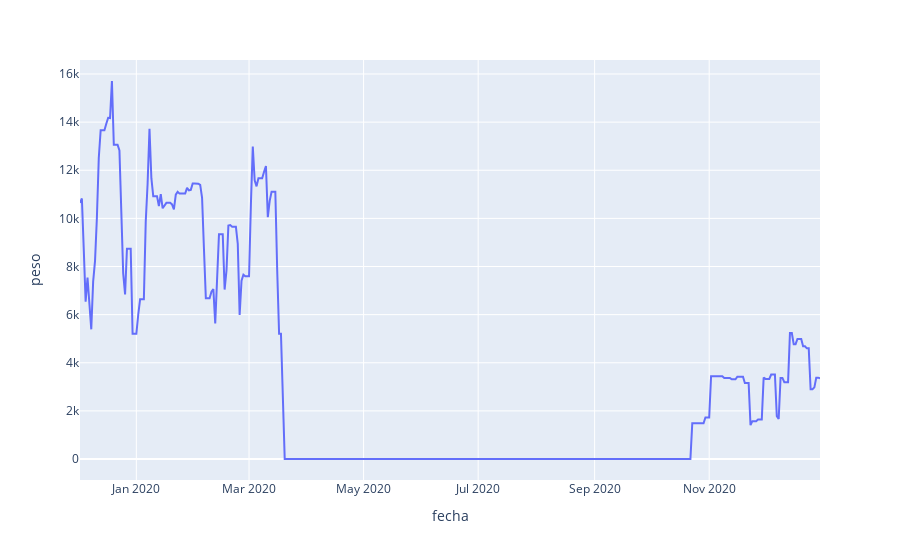

Notebook code for this chart:
### Code cell
def pesos_historico_promedio(data): #quedo vieja, la reemplaza pesos_historico_promedio2

    '''
    Prueba. Grafica el "rolling average" (en cada dia muestra el promedio de los últimos 7 dias). 
    '''
    df = data.groupby(by=["fecha", "predio"], as_index = False).sum()
    #print(df)
    
    #recuperamos primer fecha y ultima fecha
    df= df.sort_values(by="fecha")
    
    primer_fecha=df["fecha"].iloc[0]
    ultima_fecha=df["fecha"].iloc[-1]
    rango_fechas=pd.date_range(primer_fecha, ultima_fecha)
    
    #agregamos fechas con cero en los dias que no entro material
    for predio in data["predio"].unique():
        for f in rango_fechas:
            df_aux=df[(df["fecha"]==f) & (df["predio"]==predio)]
            if len(df_aux)==0:
                df=df.append({"fecha":f, "predio": predio, "peso":0},ignore_index=True) #dejamos el bolson en nan
    
    df= df.sort_values(by="fecha")
    
    
    figures = []
    for predio in data["predio"].unique():
        print(predio)
        df_predio = df.loc[df['predio'] == predio]
        df_predio = df_predio.rolling("7d", on = "fecha", min_periods = 0).mean()
        #df_predio["peso"] = df_predio["peso"] / 7
        #print(df_predio)
        fig = px.line(df_predio, x = "fecha", y = "peso")
        #fig.update_xaxes(rangebreaks=[dict(bounds=["sat", "mon"])])
        figures.append(fig)
    return figures

    
start_time = time.time()
    

figures = pesos_historico_promedio(pesajes_df)
figures[1].show()
print("--- %s seconds ---" % (time.time() - start_time))

### Figure 1 — Plotly figure (JSON) as saved in the notebook; plotly's stock layout.template omitted (floating-point values rounded to 4 significant figures; data arrays with more than 128 entries replaced by an {"elided": "..."} marker saying what was removed)
{"data": [{"hovertemplate": "fecha=%{x}<br>peso=%{y}<extra></extra>", "legendgroup": "", "line": {"color": "#636efa", "dash": "solid"}, "mode": "lines", "name": "", "orientation": "v", "showlegend": false, "type": "scatter", "x": {"elided": "395 str values"}, "xaxis": "x", "y": {"elided": "395 float values"}, "yaxis": "y"}], "layout": {"legend": {"tracegroupgap": 0}, "margin": {"t": 60}, "xaxis": {"anchor": "y", "domain": [0, 1], "title": {"text": "fecha"}}, "yaxis": {"anchor": "x", "domain": [0, 1], "title": {"text": "peso"}}}}
